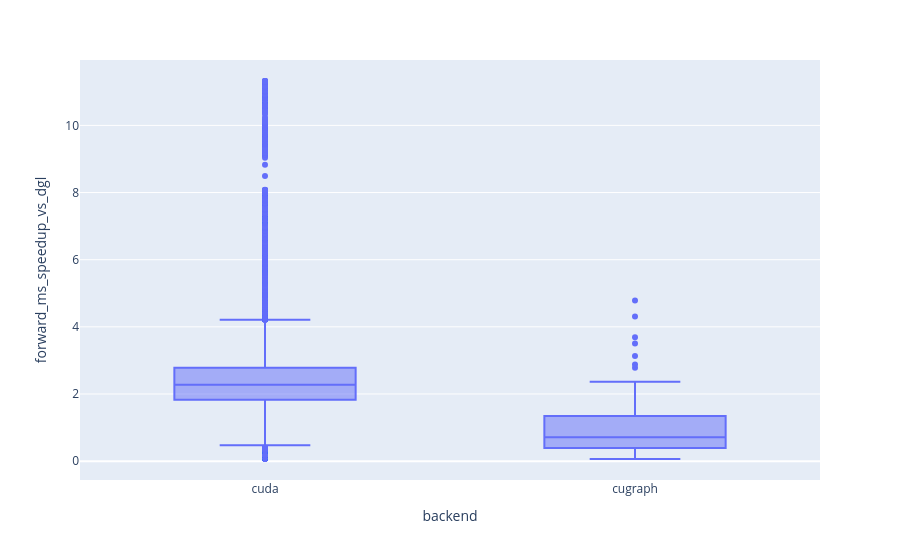

The cell this chart's notebook holds for it:
### Code cell
px.box(df[(df[CONV_COL] == "min_aggr") & (df[BACKEND_COL] != "dgl")], x=BACKEND_COL, y="forward_ms_speedup_vs_dgl")

### Figure 1 — Plotly figure (JSON) as saved in the notebook; plotly's stock layout.template omitted (floating-point values rounded to 4 significant figures; data arrays with more than 128 entries replaced by an {"elided": "..."} marker saying what was removed)
{"data": [{"alignmentgroup": "True", "hovertemplate": "backend=%{x}<br>forward_ms_speedup_vs_dgl=%{y}<extra></extra>", "legendgroup": "", "marker": {"color": "#636efa"}, "name": "", "notched": false, "offsetgroup": "", "orientation": "v", "showlegend": false, "type": "box", "x": {"elided": "29260 str values"}, "x0": " ", "xaxis": "x", "y": {"elided": "29260 float values"}, "y0": " ", "yaxis": "y"}], "layout": {"boxmode": "group", "legend": {"tracegroupgap": 0}, "margin": {"t": 60}, "xaxis": {"anchor": "y", "domain": [0, 1], "title": {"text": "backend"}}, "yaxis": {"anchor": "x", "domain": [0, 1], "title": {"text": "forward_ms_speedup_vs_dgl"}}}}
